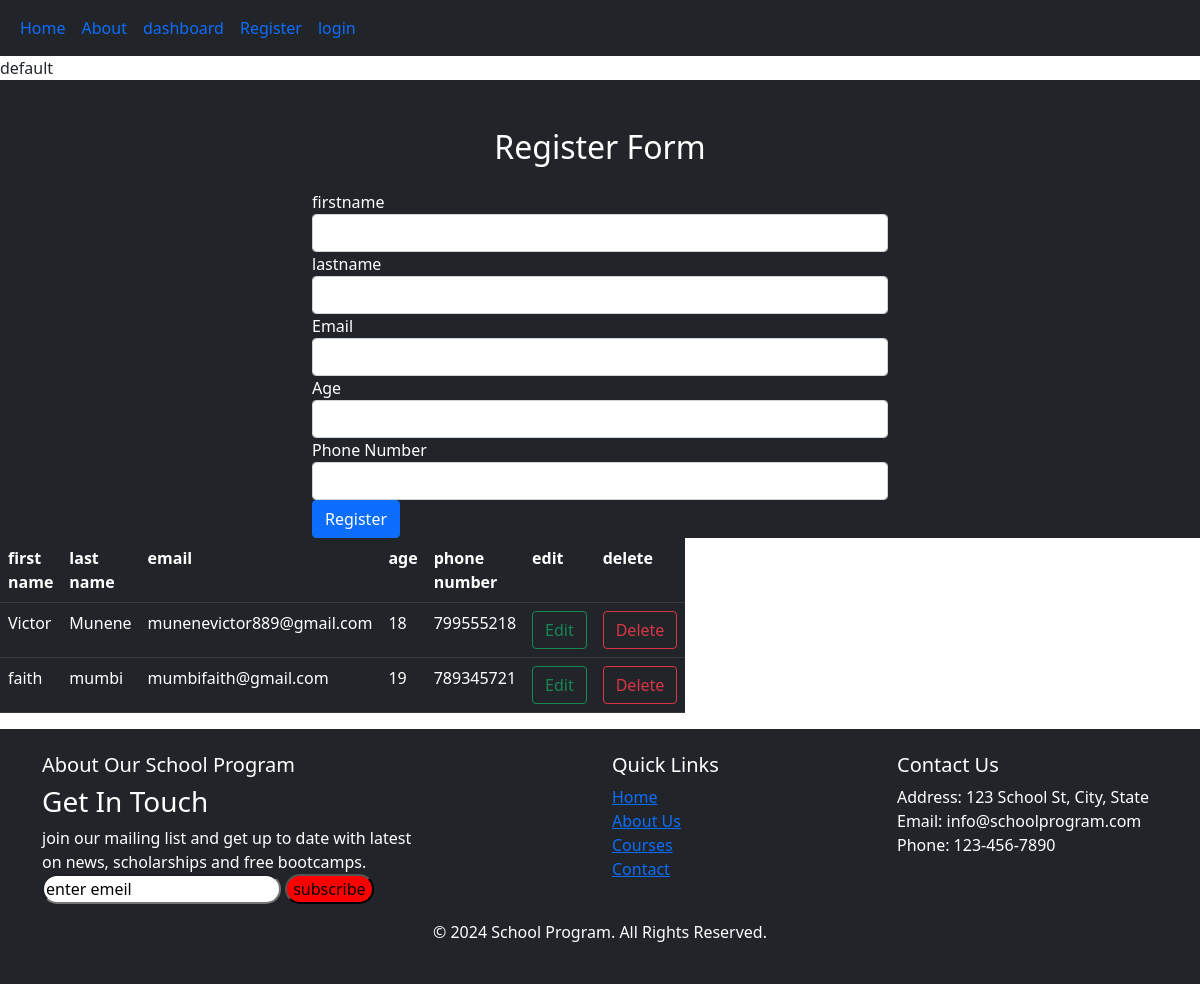
/registration/addstudent, run on an earlier commit of the app's database.
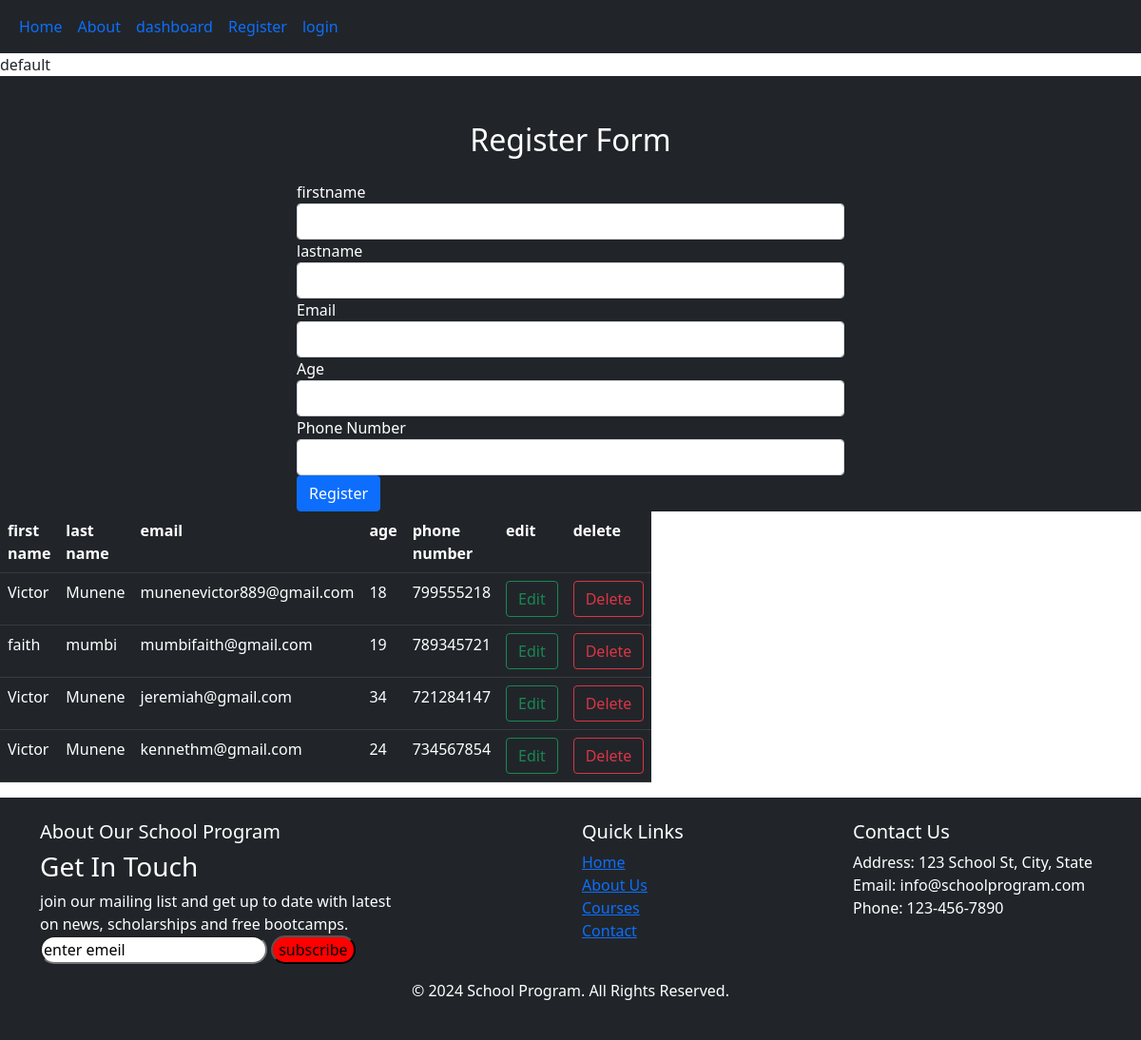
And on a later commit of the database.
### registration/models.py (models this page shows)
class testmonkey(models.Model):
    firstname = models.CharField(max_length=100)
    lastname = models.CharField(max_length=100)
    email = models.EmailField(unique=True)
    age = models.IntegerField()
    phone_number = models.IntegerField(blank=True, null=True)

### registration/views.py (the view, shortened to what this page needs)
# urls.py: path('addstudent', views.addstudent, name='addstudent'),
@csrf_exempt
def addstudent(request):
    data = testmonkey.objects.all()
    context = {'data':data}
    return render(request, 'dashboard.html', context)

### registration/templates/dashboard.html (shortened to what this page needs)
<!DOCTYPE html>
<html lang="en">
<head>
     <link href="https://cdn.jsdelivr.net/npm/bootstrap@5.0.2/dist/css/bootstrap.min.css" rel="stylesheet">
</head>
{% extends 'base.html' %}
{% block content %}
<div>
    <div class="container-fluid bg-dark text-white" style="float: right">
        <div class="row justify-content-center">
            <div class="col-md-6 mt-5">
                <h2 class="text-center mb-4">Register Form</h2>
                <form action="/addstudent" method="post">
                    <div class="form-group">
                        <label for="fname">firstname</label>
                        <input type="text" class="form-control" id="fname" name="firstname" required>
                    </div>
                    <div class="form-group">
                        <label for="lname">lastname</label>
                        <input type="text" class="form-control" id="lname" name="lastname" required>
                    </div>
                    <div class="form-group">
                        <label for="email">Email</label>
                        <input type="email" class="form-control" id="email" name="email" required>
                    </div>
                     <div class="form-group">
                        <label for="age">Age</label>
                        <input type="number" class="form-control" id="age" name="age" required>
                    </div>
                     <div class="form-group">
                        <label for="number">Phone Number</label>
                        <input type="number" class="form-control" id="number" name="phone" required>
                    </div><button type="submit" class="btn btn-primary">Register</button></form>
            </div>
        </div>
    </div>
</div>
<div class="col-md-6" >
   <table class ="table table-hover table-dark table-border">
       <tr>
           <th>first name</th>
           <th>last name</th>
           <th>email</th>
           <th>age</th>
           <th>phone number</th>
           <th>edit</th>
           <th>delete</th>
       </tr>
    <tr>
    {% for student in data %}
    <tr>
           <td>{{ student.firstname }}</td>
           <td>{{ student.lastname }}</td>
           <td>{{ student.email }}</td>
           <td>{{ student.age }}</td>
           <td>{{ student.phone_number }}</td>
           <td>
               <a href="/editstudent/{{ student.id }}" type="button" class="btn btn-outline-success">Edit</a>
           </td>
           <td>
               <a href="/deletestudent/{{ student.id }}" type="button" class="btn btn-outline-danger">Delete</a>
           </td>
    </tr>
        {% endfor %}
</table>
</div>
{% endblock %}

What changed in the data, as far as the page shows it:
added testmonkey: firstname "Victor", lastname "Munene", email "jeremiah@gmail.com", age "34", phone_number "721284147"
added testmonkey: firstname "Victor", lastname "Munene", email "kennethm@gmail.com", age "24", phone_number "734567854"
